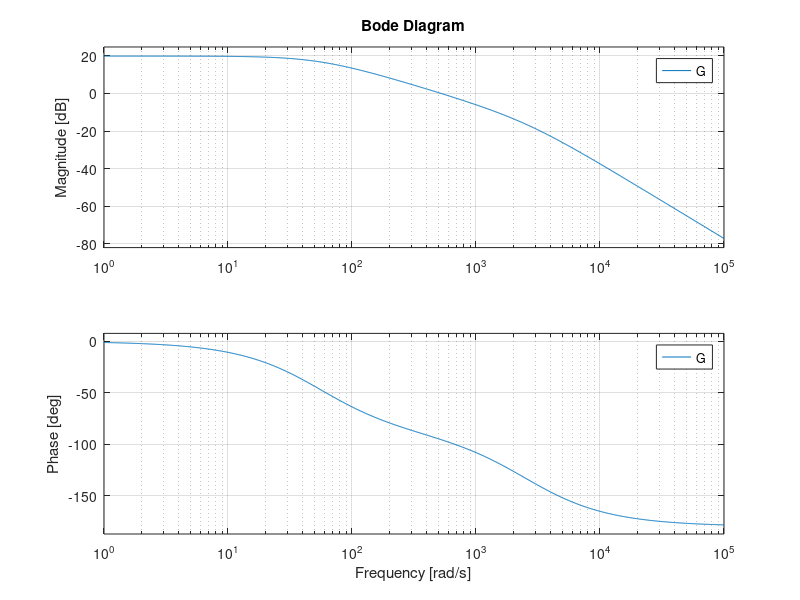

Source code (MATLAB):
R= 1.44;
L= 5.61*10^(-4);
J=1.29*10^(-4);
f= 7.2*10^(-5);
Kem= 0.10;

K= (Kem)/(R*f+Kem^2);
Zem=(R*J)/(R*f+Kem^2);
Zel= L/R;

G=tf([K],[Zel*Zem Zel+Zem 1]);

subplot(1,2,1);
step(G);
bode(G);
